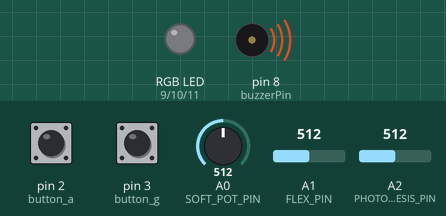
Bench run of a sketch on a simulated Arduino Uno, built with avr-gcc and run on an emulated ATmega328P. Parts: an RGB LED mixed from three pins (HIGH = lit), buzzer (waves = sounding). The test bench sets the inputs (shaded band); at power-on: A2 (PHOTO_RESIS_PIN) = 512, A0 (SOFT_POT_PIN) = 512, pin 2 (button_a) LOW, pin 3 (button_g) HIGH, A1 (FLEX_PIN) = 512. Dim RGB values are drawn brighter than linear.

Above: at 1.2 s.
1.3 s: A2 (PHOTO_RESIS_PIN) set to 34
2.8 s: A2 (PHOTO_RESIS_PIN) set to 28
At 3.3 s:
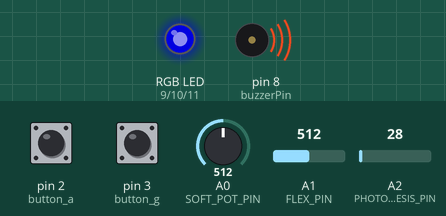
4.3 s: A0 (SOFT_POT_PIN) set to 640
5.8 s: A0 (SOFT_POT_PIN) set to 668
At 6.8 s:
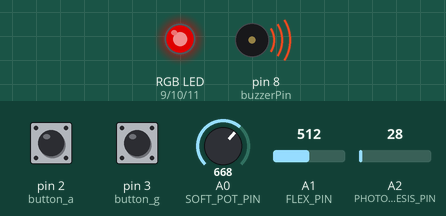
7.3 s: A2 (PHOTO_RESIS_PIN) set to 110
At 8.5 s:
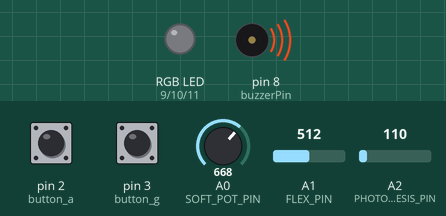
8.8 s: A0 (SOFT_POT_PIN) set to 20
At 9.2 s:
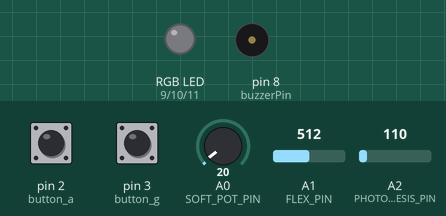
Timing chart, 0 to 11.3 s (numbered marks = the images above; inputs shaded):
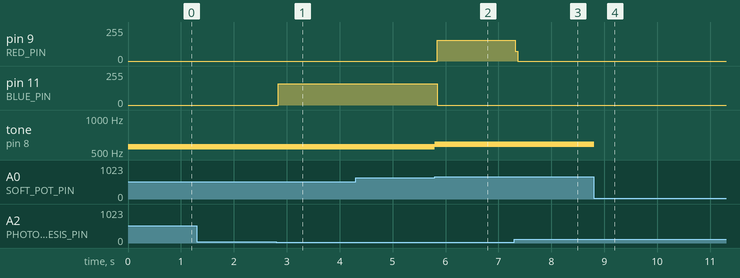

The sketch:

MusicPlayerStrip.ino
```cpp
/*
SparkFun Inventor's Kit

Authors: Mangirish Wagle
         Gourav Shenoy

Arduino code file for Musical Fingerboard.

*/

const int SOFT_POT_PIN = 0;      // Analog input pin
const int FLEX_PIN = 1;          // Flex sensor input pin
const int PHOTO_RESIS_PIN = 2;   // Flex sensor input pin

const int buzzerPin = 8;       // Buzzer output pin

// RGB LED Pins
const int RED_PIN = 9;
const int GREEN_PIN = 10;
const int BLUE_PIN = 11;

const int button_c = 1;
const int button_a = 2;
const int button_g = 3;

const int light_thresh = 30;

char button = 'c';
long flex_init_val = 0;

void setup()
{
  // Set up the pushbutton pins to be an input:
  pinMode(button_c, INPUT);
  pinMode(button_a, INPUT);
  pinMode(button_g, INPUT);

  pinMode(RED_PIN, OUTPUT);
  pinMode(GREEN_PIN, OUTPUT);
  pinMode(BLUE_PIN, OUTPUT);

  Serial.begin(9600);

  flex_init_val = analogRead(FLEX_PIN);
}

/**
 * Funtion that returns the variance of the sound freq. based on flex analog read.
 */
int get_variance()
{

  long diff=0, variance = 0, current_flex_val;
  int quantum = 10;
  int threshold_diff = 10;

  current_flex_val = analogRead(FLEX_PIN);
  diff = current_flex_val - flex_init_val;
  variance = (diff/threshold_diff) * quantum;

  return variance;
}

/**
 * Function that shuts off the RGB LED.
 */
int reset_led() {

  // No light on LED
  digitalWrite(RED_PIN, LOW);
  digitalWrite(GREEN_PIN, LOW);
  digitalWrite(BLUE_PIN, LOW);
}

int glow_led(int pin) {

  if(pin == RED_PIN) {
    digitalWrite(RED_PIN, HIGH);
    digitalWrite(GREEN_PIN, LOW);
    digitalWrite(BLUE_PIN, LOW);
  }
  if(pin == GREEN_PIN) {
    digitalWrite(RED_PIN, LOW);
    digitalWrite(GREEN_PIN, HIGH);
    digitalWrite(BLUE_PIN, LOW);
  }
  if(pin == BLUE_PIN) {
    digitalWrite(RED_PIN, LOW);
    digitalWrite(GREEN_PIN, LOW);
    digitalWrite(BLUE_PIN, HIGH);
  }
}

void loop()
{
  int button_a_state, button_c_state, button_g_state;

  // Read the voltage from the softpot (0-1023)
  int soft_pot_sensor_value, flex_sensor_value, photo_resist_sensor_value;

  // Reading soft potentiometer value.
  soft_pot_sensor_value = analogRead(SOFT_POT_PIN);

  // Reading flex sensor value.
  flex_sensor_value = analogRead(FLEX_PIN);

  // Reading photo resister sensor value.
  photo_resist_sensor_value = analogRead(PHOTO_RESIS_PIN);

  button_a_state = digitalRead(button_a);
  button_c_state = digitalRead(button_c);
  button_g_state = digitalRead(button_g);

  if(button_a_state == LOW) {
    button = 'a';
  } else if(button_g_state == LOW) {
    button = 'g';
  } else if(button_c_state == LOW) {
    button = 'c';
  }

  // Calling without pin param to keep it off.
  reset_led();

  if(soft_pot_sensor_value>100 && soft_pot_sensor_value<=284) {
    tone(buzzerPin, frequency('d') + get_variance(), 10);
    if(photo_resist_sensor_value <= light_thresh){
      glow_led(RED_PIN);
    }
  } else if (soft_pot_sensor_value>284 && soft_pot_sensor_value<=468) {
    tone(buzzerPin, frequency('r') + get_variance(), 10);
    if(photo_resist_sensor_value <= light_thresh){
      glow_led(GREEN_PIN);
    }
  }
  else if (soft_pot_sensor_value>468 && soft_pot_sensor_value<=652) {
    tone(buzzerPin, frequency('m') + get_variance(), 10);
    if(photo_resist_sensor_value <= light_thresh){
      glow_led(BLUE_PIN);
    }
  }
  else if (soft_pot_sensor_value>652 && soft_pot_sensor_value<=836) {
    tone(buzzerPin, frequency('f') + get_variance(), 10);
    if(photo_resist_sensor_value <= light_thresh){
      glow_led(RED_PIN);
    }
  }
  else if (soft_pot_sensor_value>836 && soft_pot_sensor_value<=1023) {
    tone(buzzerPin, frequency('s') + get_variance(), 10);
    if(photo_resist_sensor_value <= light_thresh){
      glow_led(GREEN_PIN);
    }
  }

  // Serial.println(photo_resist_sensor_value);
}

/**
 * Function that returns the frequency of a note based on the currect selected scale.
 */
int frequency(char note)
{
  // This function takes a note character [d(Do),r (Re),m (Mi),f (Fa),s (So),l (La),c (Si),D (Upper Do)], and returns the
  // corresponding frequency in Hz for the tone() function.

  int i;
  const int numNotes = 8;  // number of notes we're storing

  char names[] = { 'd', 'r', 'm', 'f', 's', 'l', 'c', 'D' };
  int frequencies_c[] = {262, 294, 330, 349, 392, 440, 494, 523}; // C Major Scale
  int frequencies_g[] = {392, 440, 494, 523, 587, 659, 740, 784}; // G Major Scale
  int frequencies_a[] = {440, 494, 554, 587, 659, 740, 831, 880}; // A Major Scale

  // Now we'll search through the letters in the array, and if
  // we find it, we'll return the frequency for that note.

  for (i = 0; i < numNotes; i++)  // Step through the notes
  {
    if (names[i] == note)         // Is this the one?
    {
      if(button == 'a') {
        return(frequencies_a[i]);     // Yes! Return the frequency A
      } else if (button == 'g') {
        return(frequencies_g[i]);     // Yes! Return the frequency G
      } else if (button == 'c') {
        return(frequencies_c[i]);     // Yes! Return the frequency C
      }

    }
  }
  return(0);  // We looked through everything and didn't find it,
              // but we still need to return a value, so return 0.
}
```

Measured:
- the behaviour switches between 31 and 30 on A2 (PHOTO_RESIS_PIN) (found by bisection; images 0 and 1)
- the behaviour switches between 652 and 653 on A0 (SOFT_POT_PIN) (found by bisection; images 1 and 2)
- after the input at 1.3 s, every drawn part: stays the same
- after the input at 2.8 s, pin 11 (BLUE_PIN): 0/255 → 158/255 at once
- after the input at 4.3 s, every drawn part: stays the same
- after the input at 5.8 s, pin 9 (RED_PIN): 0/255 → 157/255 at once; pin 11 (BLUE_PIN): 158/255 → 0/255 at once; tone on pin 8 (buzzerPin): 554 Hz → 587 Hz at once
- after the input at 7.3 s, pin 9 (RED_PIN): 157/255 → 0/255 at once
- after the input at 8.8 s, tone on pin 8 (buzzerPin): 587 Hz → silent at once
